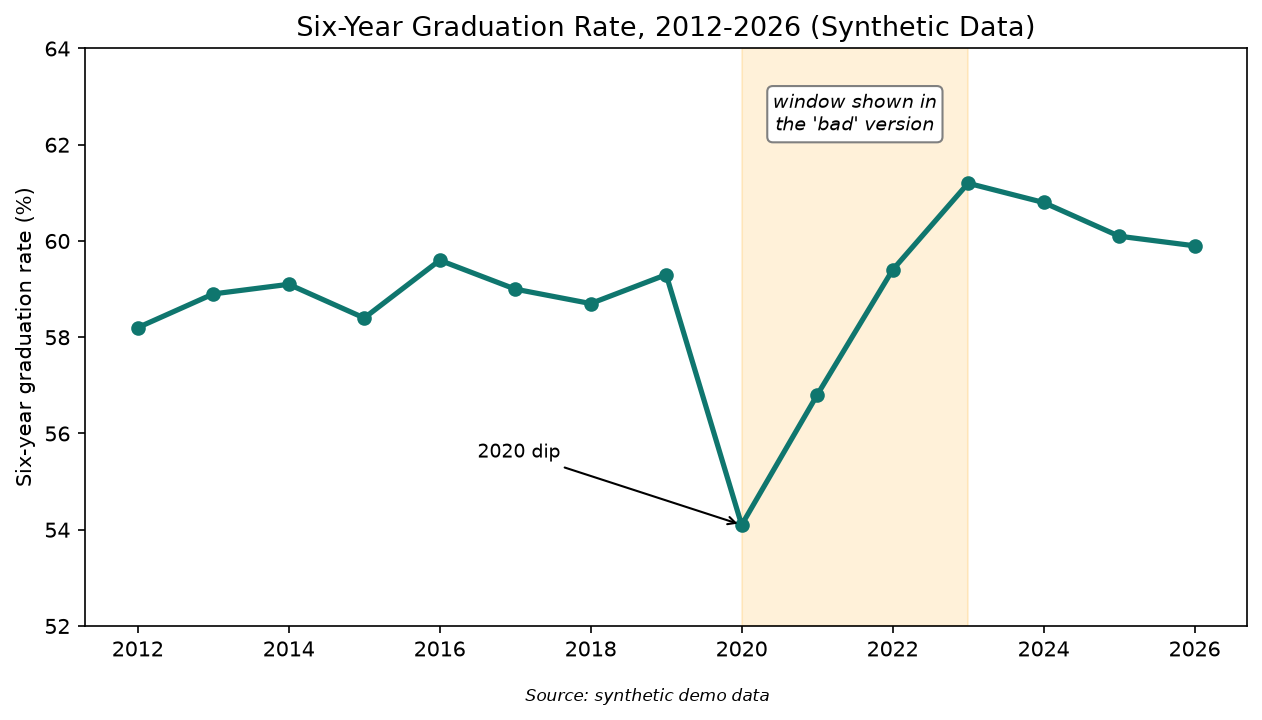

This chart was generated by the following Python code:
"""FIXED: the full 2012-2026 timeline.

The "skyrocket" is revealed as a recovery from a dip back to a long-run
plateau. The cherry-picked window is shaded — not hidden — so the reader can
see exactly what the bad version cropped out. All data is synthetic,
invented for teaching.
"""
import matplotlib
matplotlib.use("Agg")  # headless-safe
import matplotlib.pyplot as plt
import os

HERE = os.path.dirname(os.path.abspath(__file__))

years = list(range(2012, 2027))
grad_rate = [58.2, 58.9, 59.1, 58.4, 59.6, 59.0, 58.7, 59.3, 54.1,
             56.8, 59.4, 61.2, 60.8, 60.1, 59.9]  # synthetic demo data

fig, ax = plt.subplots(figsize=(10, 5))
ax.plot(years, grad_rate, color="#0f766e", marker="o", linewidth=2.5)
ax.axvspan(2020, 2023, color="orange", alpha=0.15)  # <-- the cropped window
ax.text(2021.5, 62.3, "window shown in\nthe 'bad' version", ha="center",
        fontsize=9, style="italic",
        bbox=dict(boxstyle="round,pad=0.3", fc="white", ec="gray"))
ax.set_ylim(52, 64)
ax.set_ylabel("Six-year graduation rate (%)")
ax.set_title("Six-Year Graduation Rate, 2012-2026 (Synthetic Data)",
             fontsize=13)
ax.annotate("2020 dip", xy=(2020, 54.1), xytext=(2016.5, 55.5),
            arrowprops=dict(arrowstyle="->", color="black"), fontsize=9)
fig.text(0.5, 0.01, "Source: synthetic demo data", ha="center",
         fontsize=8, style="italic")
fig.savefig(os.path.join(HERE, "fixed.png"), dpi=150, bbox_inches="tight")
print("saved", os.path.join(HERE, "fixed.png"))
